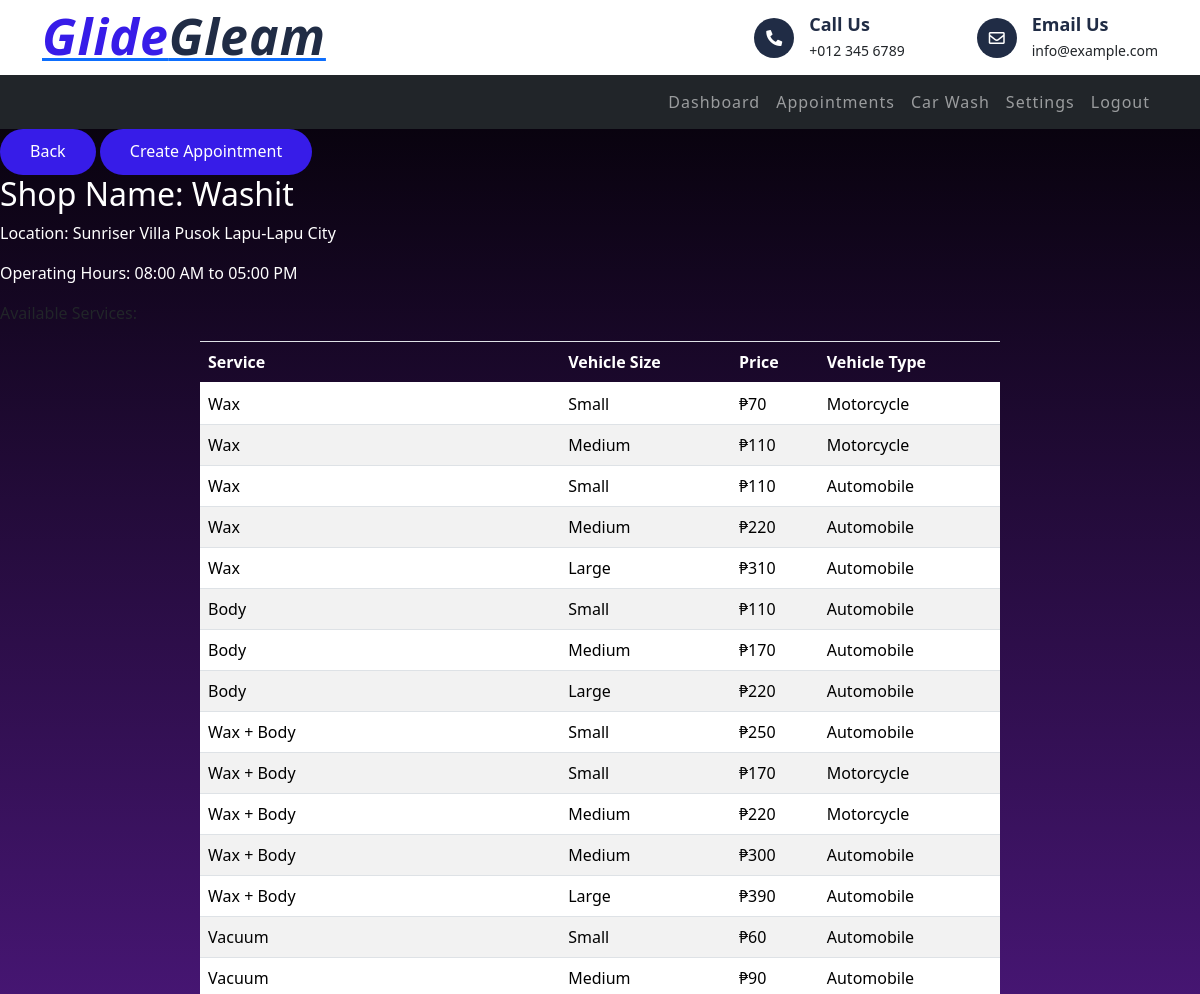
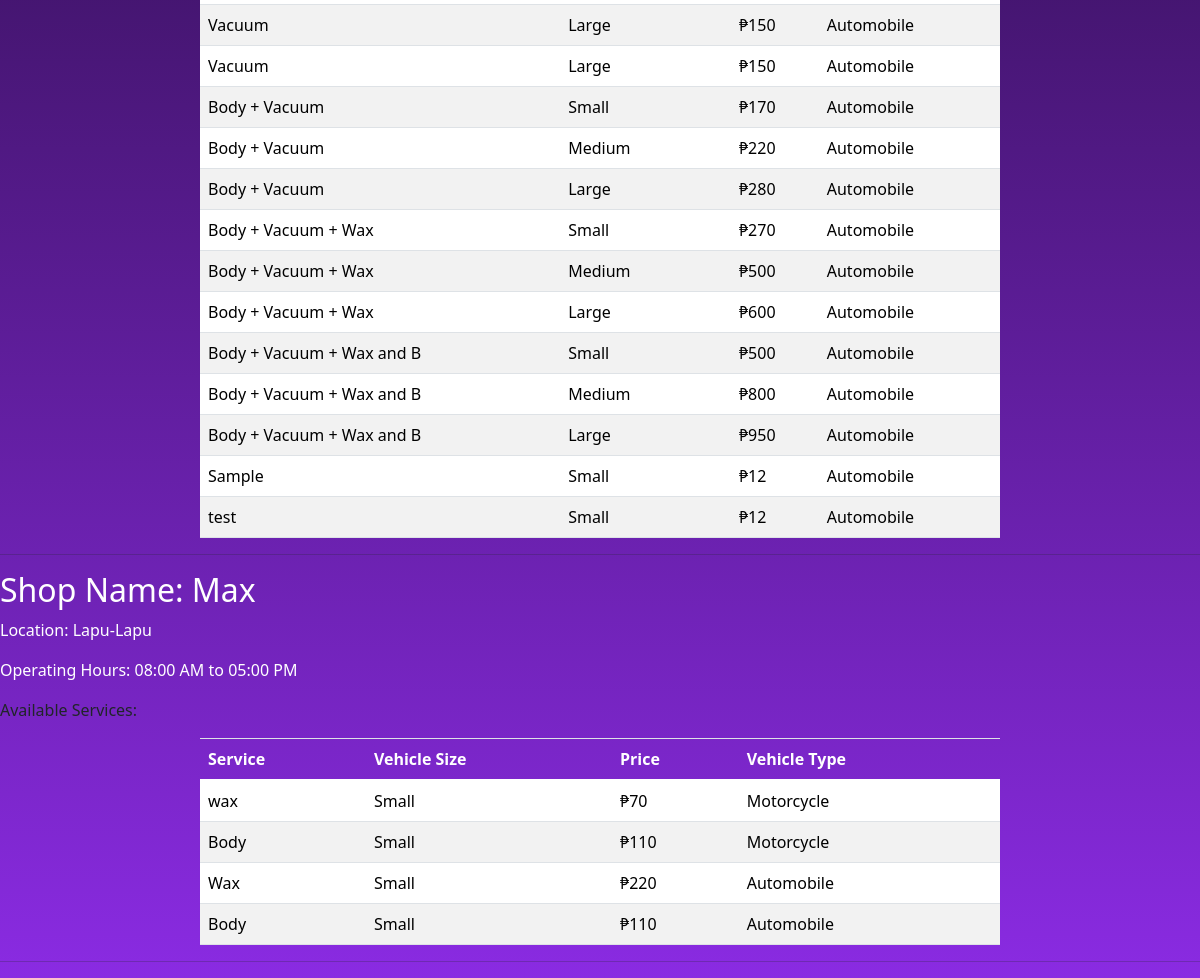
Page /vehicleOwner/booking.php (signed in) on the committed database (2 pictures, top to bottom).
### tables this page shows
CREATE TABLE `shop_info` (
  `shop_info_id` int(4) NOT NULL,
  `shop_owner_id` int(4) NOT NULL,
  `shop_name` varchar(25) NOT NULL,
  `location` varchar(50) NOT NULL,
  `operating_from` time NOT NULL,
  `operating_to` time NOT NULL
);

CREATE TABLE `services` (
  `service_id` int(4) NOT NULL,
  `shop_info_id` int(3) NOT NULL,
  `serviceName` varchar(25) NOT NULL,
  `service_price` int(5) NOT NULL,
  `vehicle_size` varchar(10) NOT NULL,
  `vehicle_type` varchar(20) NOT NULL
);

### vehicleOwner/booking.php (the view, shortened to what this page needs)
<?php
include("../connection.php");
$sql = "SELECT * FROM shop_info";
$result = $database->query($sql);
?>
<!DOCTYPE html>
<html lang="en">
<head>
    <link href="https://stackpath.bootstrapcdn.com/bootstrap/4.5.2/css/bootstrap.min.css" rel="stylesheet">
     <link href="https://stackpath.bootstrapcdn.com/bootstrap/4.4.1/css/bootstrap.min.css" rel="stylesheet">
        <link href="https://cdnjs.cloudflare.com/ajax/libs/font-awesome/5.10.0/css/all.min.css" rel="stylesheet">
        <link href="lib/flaticon/font/flaticon.css" rel="stylesheet">
        <link href="lib/animate/animate.min.css" rel="stylesheet">
        <link href="lib/owlcarousel/assets/owl.carousel.min.css" rel="stylesheet">
        <link href="../css/style.css" rel="stylesheet">
        <link href="https://cdn.jsdelivr.net/npm/bootstrap@5.0.0-beta2/dist/css/bootstrap.min.css" rel="stylesheet" />
</head>
<body>
     <div class="top-bar">
            <div class="container">
                <div class="row align-items-center">
                    <div class="col-lg-4 col-md-12">
                        <div class="logo">
                            <a href="index.php">
                                <h1>Glide<span>Gleam</span></h1>
                            </a>
                        </div>
                    </div>
                    <div class="col-lg-8 col-md-7 d-none d-lg-block">
                        <div class="row">
                            <div class="col-4">
                            </div>
                            <div class="col-4">
                                <div class="top-bar-item">
                                    <div class="top-bar-icon">
                                        <i class="fa fa-phone-alt"></i>
                                    </div>
                                    <div class="top-bar-text">
                                        <h3>Call Us</h3>
                                        <p>+012 345 6789</p>
                                    </div>
                                </div>
                            </div>
                            <div class="col-4">
                                <div class="top-bar-item">
                                    <div class="top-bar-icon">
                                        <i class="far fa-envelope"></i>
                                    </div>
                                    <div class="top-bar-text">
                                        <h3>Email Us</h3>
                                        <p>info@example.com</p>
                                    </div>
                                </div>
                            </div>
                        </div>
                    </div>
                </div>
            </div>
        </div>
    <nav class="nav-bar navbar-expand-lg navbar-dark bg-dark">
        <div class="container">
            <div class="collapse navbar-collapse" id="navbarNav">
                <ul class="navbar-nav ml-auto">
                    <li class="nav-item">
                        <a class="nav-link" href="index.php">Dashboard</a>
                    </li>
                    <li class="nav-item">
                        <a class="nav-link" href="appointment.php">Appointments</a>
                    </li>
                    <li class="nav-item">
                        <a class="nav-link" href="#">Car Wash</a>
                    </li>
                    <li class="nav-item">
                        <a class="nav-link" href="#">Settings</a>
                    </li>
                    <li class="nav-item">
                        <a class="nav-link" href="../signout.php">Logout</a>
                    </li>
                </ul>
            </div>
        </div>
    </nav>
    <a class="btn btn-custom" href="index.php" role="button">Back</a>
<button type="button" class="btn btn-custom" data-bs-toggle="modal" data-bs-target="#exampleModal">
  Create Appointment
</button>
    <?php
    $sql = "SELECT * FROM shop_info";
$result = $database->query($sql);
$shops = ($result->num_rows > 0)? mysqli_fetch_all($result, MYSQLI_ASSOC) : [];
if (count($shops)) {
    foreach ($shops as $shopKey => $value) {
        echo "<div>";
        echo "<div class='section-title'><h2>Shop Name: " . $value["shop_name"]. "</h2></div>";
        echo "<div class='paragraph-color'><p>Location: " . $value["location"] . "</p>";
        echo "<p>Operating Hours: " . date('h:i A', strtotime($value["operating_from"])) . " to " . date('h:i A', strtotime($value["operating_to"])) . "</p></div>";
        $serviceSql = "SELECT * FROM services WHERE shop_info_id = {$value['shop_info_id']}";
        $serviceResult = $database->query($serviceSql);
        if ($serviceResult->num_rows > 0) {
            echo "<p>Available Services:</p>";
            echo "<table class='table'>";
            echo "<thead><tr><th>Service</th><th>Vehicle Size</th><th>Price</th><th>Vehicle Type</th></tr></thead>";
            echo "<tbody>";
            while ($service = $serviceResult->fetch_assoc()) {
                echo "<tr>";
                echo "<td>{$service['serviceName']}</td>";
                echo "<td>{$service['vehicle_size']}</td>";
                echo "<td>&#x20B1;{$service['service_price']}</td>";
                echo "<td>{$service['vehicle_type']}</td>";
                echo "</tr>";
            }
            echo "</tbody></table>";
        } else {
            echo "<p>No services available for this shop.</p>";
        }
        echo "</div>";
        echo "<hr>";
    }
} else {
    echo "No shops found";
}
?>
</body>
</html>

### css/style.css (style rules this page uses)
body { color: #444444; font-weight: 400; background: #ffffff; font-family: 'Barlow', sans-serif; }
h1, h2, h3, h4, h5, h6 { color: #202C45; }
a { color: #202C45; transition: .3s; }
.btn.btn-custom { padding: 10px 30px 12px 30px; text-align: center; font-size: 16px; font-weight: 500; color: #ffffff; background: #371ce8; border: none; border-radius: 60px; box-shadow: inset 0 0 0 0 #202C45; transition: ease-out 0.5s; -webkit-transition: ease-out 0.5s; -moz-transition: ease-out 0.5s; }
.top-bar { position: relative; height: 75px; display: flex; align-items: center; background: #ffffff; }
.top-bar .logo { text-align: left; overflow: hidden; }
.top-bar .logo h1 { margin: -4px 0 0 0; color: #371ce8; font-size: 50px; line-height: 50px; font-weight: 800; letter-spacing: 1px; font-style: italic; }
.top-bar .logo h1 span { color: #202C45; }
.top-bar .top-bar-item { display: flex; align-items: center; justify-content: flex-end; }
.top-bar .top-bar-icon { width: 40px; height: 40px; display: flex; align-items: center; justify-content: center; background: #202C45; border-radius: 40px; }
.top-bar .top-bar-icon i { margin: 0; color: #ffffff; font-size: 16px; }
.top-bar .top-bar-text { padding-left: 15px; }
.top-bar .top-bar-text h3 { margin: 0 0 5px 0; font-size: 18px; font-weight: 600; }
.top-bar .top-bar-text p { margin: 0; font-size: 14px; font-weight: 400; }
.nav-bar { position: relative; background: #202C45; }
.navbar-dark .navbar-nav .nav-link, .navbar-dark .navbar-nav .nav-link:focus, .navbar-dark .navbar-nav .nav-link:hover, .navbar-dark .navbar-nav .nav-link.active { color: #ffffff; padding: 15px; font-weight: 500; letter-spacing: 1px; }

### vehicleOwner/booking.php (style rules this page uses)
html, body { height: 100%; margin: 0; padding: 0; overflow-x: hidden; }
body { background: linear-gradient(to bottom, #000000, #8A2BE2); }
.section-title h2 { color: white; }
.paragraph-color p { color: white; }
th { background-color: #343a40; color: #fff; }
tbody tr { background-color: #fff; color: #000000; }
tbody tr:nth-child(even) { background-color: #f2f2f2; color: #000000; }
.table { max-width: 800px; margin: 0 auto; }

### rows in the picture
shop_info: shop_name "Washit", location "Sunriser Villa Pusok Lapu-Lapu City", operating_from "08:00 AM", operating_to "05:00 PM"
services: serviceName "Wax", vehicle_size "Small", service_price "70", vehicle_type "Motorcycle"
services: serviceName "Wax", vehicle_size "Medium", service_price "110", vehicle_type "Motorcycle"
services: serviceName "Wax", vehicle_size "Small", service_price "110", vehicle_type "Automobile"
services: serviceName "Wax", vehicle_size "Medium", service_price "220", vehicle_type "Automobile"
services: serviceName "Wax", vehicle_size "Large", service_price "310", vehicle_type "Automobile"
services: serviceName "Body", vehicle_size "Small", service_price "110", vehicle_type "Automobile"
services: serviceName "Body", vehicle_size "Medium", service_price "170", vehicle_type "Automobile"
services: serviceName "Body", vehicle_size "Large", service_price "220", vehicle_type "Automobile"
services: serviceName "Wax + Body", vehicle_size "Small", service_price "250", vehicle_type "Automobile"
services: serviceName "Wax + Body", vehicle_size "Small", service_price "170", vehicle_type "Motorcycle"
services: serviceName "Wax + Body", vehicle_size "Medium", service_price "220", vehicle_type "Motorcycle"
services: serviceName "Wax + Body", vehicle_size "Medium", service_price "300", vehicle_type "Automobile"
services: serviceName "Wax + Body", vehicle_size "Large", service_price "390", vehicle_type "Automobile"
services: serviceName "Vacuum", vehicle_size "Small", service_price "60", vehicle_type "Automobile"
services: serviceName "Vacuum", vehicle_size "Medium", service_price "90", vehicle_type "Automobile"
services: serviceName "Vacuum", vehicle_size "Large", service_price "150", vehicle_type "Automobile"
services: serviceName "Vacuum", vehicle_size "Large", service_price "150", vehicle_type "Automobile"
services: serviceName "Body + Vacuum", vehicle_size "Small", service_price "170", vehicle_type "Automobile"
services: serviceName "Body + Vacuum", vehicle_size "Medium", service_price "220", vehicle_type "Automobile"
services: serviceName "Body + Vacuum", vehicle_size "Large", service_price "280", vehicle_type "Automobile"
services: serviceName "Body + Vacuum + Wax", vehicle_size "Small", service_price "270", vehicle_type "Automobile"
services: serviceName "Body + Vacuum + Wax", vehicle_size "Medium", service_price "500", vehicle_type "Automobile"
services: serviceName "Body + Vacuum + Wax", vehicle_size "Large", service_price "600", vehicle_type "Automobile"
services: serviceName "Body + Vacuum + Wax and B", vehicle_size "Small", service_price "500", vehicle_type "Automobile"
services: serviceName "Body + Vacuum + Wax and B", vehicle_size "Medium", service_price "800", vehicle_type "Automobile"
services: serviceName "Body + Vacuum + Wax and B", vehicle_size "Large", service_price "950", vehicle_type "Automobile"
services: serviceName "Sample", vehicle_size "Small", service_price "12", vehicle_type "Automobile"
services: serviceName "test", vehicle_size "Small", service_price "12", vehicle_type "Automobile"
shop_info: shop_name "Max", location "Lapu-Lapu", operating_from "08:00 AM", operating_to "05:00 PM"
services: serviceName "wax", vehicle_size "Small", service_price "70", vehicle_type "Motorcycle"
services: serviceName "Body", vehicle_size "Small", service_price "110", vehicle_type "Motorcycle"
services: serviceName "Wax", vehicle_size "Small", service_price "220", vehicle_type "Automobile"
services: serviceName "Body", vehicle_size "Small", service_price "110", vehicle_type "Automobile"
